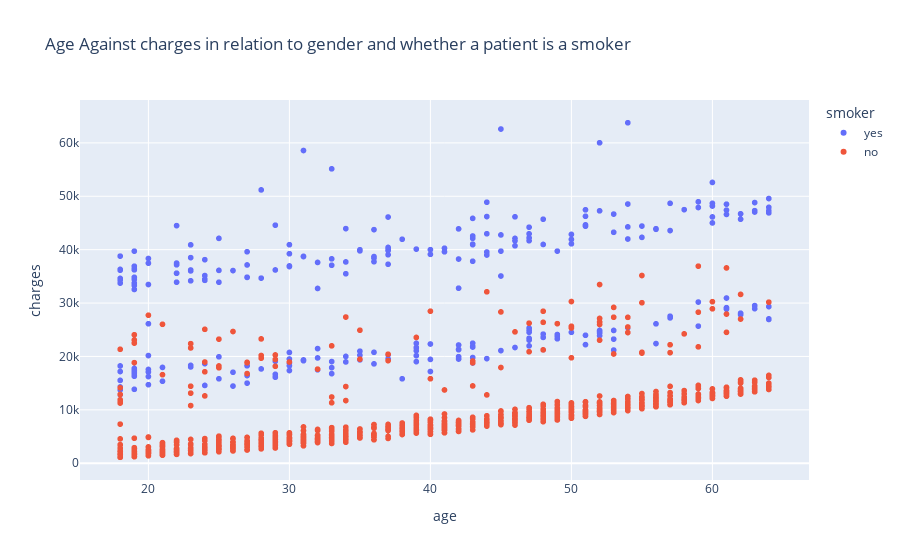

Notebook source saved alongside this figure:
### Code cell
fig = px.scatter(df_insurance, x="age", y="charges",
	            color="smoker",
                 hover_name="charges", size_max=30, title="Age Against charges in relation to gender and whether a patient is a smoker")
fig.show()

### Figure 1 — Plotly figure (JSON) as saved in the notebook; plotly's stock layout.template omitted (floating-point values rounded to 4 significant figures; data arrays with more than 128 entries replaced by an {"elided": "..."} marker saying what was removed)
{"data": [{"hovertemplate": "<b>%{hovertext}</b><br><br>smoker=yes<br>age=%{x}<br>charges=%{y}<extra></extra>", "hovertext": {"elided": "274 float values"}, "legendgroup": "yes", "marker": {"color": "#636efa", "symbol": "circle"}, "mode": "markers", "name": "yes", "showlegend": true, "type": "scattergl", "x": {"elided": "274 int values"}, "xaxis": "x", "y": {"elided": "274 float values"}, "yaxis": "y"}, {"hovertemplate": "<b>%{hovertext}</b><br><br>smoker=no<br>age=%{x}<br>charges=%{y}<extra></extra>", "hovertext": {"elided": "1064 float values"}, "legendgroup": "no", "marker": {"color": "#EF553B", "symbol": "circle"}, "mode": "markers", "name": "no", "showlegend": true, "type": "scattergl", "x": {"elided": "1064 int values"}, "xaxis": "x", "y": {"elided": "1064 float values"}, "yaxis": "y"}], "layout": {"legend": {"title": {"text": "smoker"}, "tracegroupgap": 0}, "title": {"text": "Age Against charges in relation to gender and whether a patient is a smoker"}, "xaxis": {"anchor": "y", "domain": [0, 1], "title": {"text": "age"}}, "yaxis": {"anchor": "x", "domain": [0, 1], "title": {"text": "charges"}}}}
